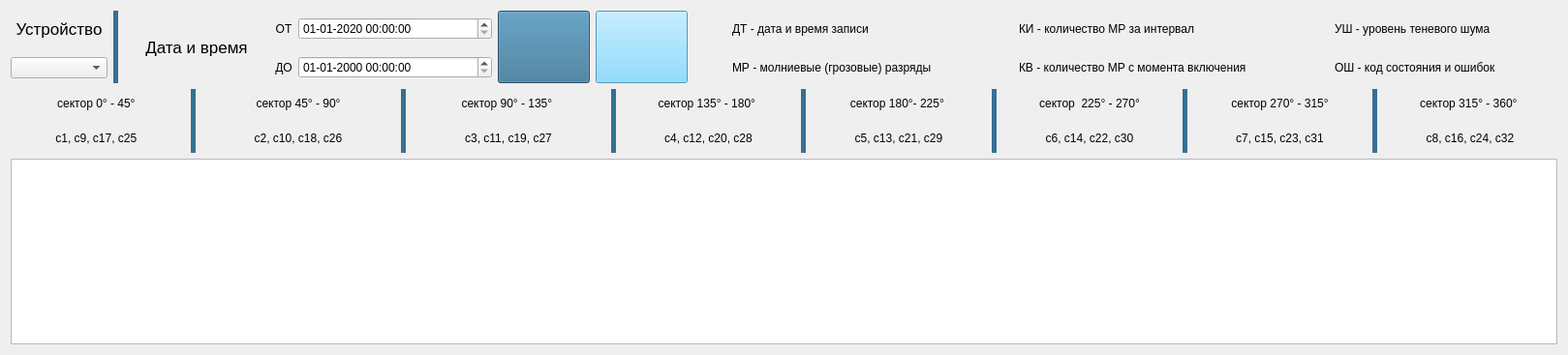
        <widget class="QWidget" name="tab_3">
         <attribute name="icon">
          <iconset resource="res.qrc">
           <normaloff>:/new/image/images/pressure.png</normaloff>:/new/image/images/pressure.png</iconset>
         </attribute>
         <attribute name="title">
          <string>МЕТЕОРОЛОГИЧЕСКИЕ ДАННЫЕ</string>
         </attribute>
         <layout class="QVBoxLayout" name="verticalLayout_4">
          <item>
           <layout class="QGridLayout" name="gridLayout_5">
            <item row="0" column="9" colspan="3">
             <widget class="QLabel" name="label_18">
              <property name="minimumSize">
               <size>
                <width>200</width>
                <height>0</height>
               </size>
              </property>
              <property name="text">
               <string>КИ - количество МР за интервал</string>
              </property>
             </widget>
            </item>
            <item row="0" column="8">
             <widget class="QLabel" name="label_10">
              <property name="minimumSize">
               <size>
                <width>200</width>
                <height>0</height>
               </size>
              </property>
              <property name="text">
               <string>ДТ - дата и время записи</string>
              </property>
             </widget>
            </item>
            <item row="1" column="8">
             <widget class="QLabel" name="label_20">
              <property name="minimumSize">
               <size>
                <width>290</width>
                <height>0</height>
               </size>
              </property>
              <property name="text">
               <string>МР - молниевые (грозовые) разряды</string>
              </property>
             </widget>
            </item>
            <item row="0" column="5" rowspan="2">
             <widget class="QPushButton" name="pB_meteo">
              <property name="minimumSize">
               <size>
                <width>95</width>
                <height>75</height>
               </size>
              </property>
              <property name="styleSheet">
               <string notr="true">background-color: rgb(54, 112, 148);
border-width: 2px;
border-color: beige;</string>
              </property>
              <property name="text">
               <string/>
              </property>
              <property name="icon">
               <iconset resource="res.qrc">
                <normaloff>:/new/image/images/databasesearch_basededato_12920.png</normaloff>:/new/image/images/databasesearch_basededato_12920.png</iconset>
              </property>
              <property name="iconSize">
               <size>
                <width>47</width>
                <height>47</height>
               </size>
              </property>
             </widget>
            </item>
            <item row="0" column="0">
             <widget class="QLabel" name="label_2">
              <property name="font">
               <font>
                <pointsize>13</pointsize>
               </font>
              </property>
              <property name="text">
               <string>Устройство</string>
              </property>
              <property name="alignment">
               <set>Qt::AlignCenter</set>
              </property>
             </widget>
            </item>
            <item row="1" column="0">
             <widget class="QComboBox" name="comboBox_meteo">
              <property name="minimumSize">
               <size>
                <width>100</width>
                <height>0</height>
               </size>
              </property>
             </widget>
            </item>
            <item row="0" column="4">
             <widget class="QDateTimeEdit" name="dateTimeEdit_OT_meteo">
              <property name="minimumSize">
               <size>
                <width>200</width>
                <height>0</height>
               </size>
              </property>
              <property name="dateTime">
               <datetime>
                <hour>0</hour>
                <minute>0</minute>
                <second>0</second>
                <year>2020</year>
                <month>1</month>
                <day>1</day>
               </datetime>
              </property>
              <property name="displayFormat">
               <string>dd-MM-yyyy hh:mm:ss</string>
              </property>
             </widget>
            </item>
            <item row="1" column="4">
             <widget class="QDateTimeEdit" name="dateTimeEdit_DO_meteo">
              <property name="minimumSize">
               <size>
                <width>200</width>
                <height>0</height>
               </size>
              </property>
              <property name="displayFormat">
               <string>dd-MM-yyyy hh:mm:ss</string>
              </property>
             </widget>
            </item>
            <item row="0" column="3">
             <widget class="QLabel" name="lb_OT">
              <property name="text">
               <string>ОТ</string>
              </property>
              <property name="alignment">
               <set>Qt::AlignCenter</set>
              </property>
             </widget>
            </item>
            <item row="1" column="3">
             <widget class="QLabel" name="lb_DO">
              <property name="text">
               <string>ДО</string>
              </property>
              <property name="alignment">
               <set>Qt::AlignCenter</set>
              </property>
             </widget>
            </item>
            <item row="0" column="2" rowspan="2">
             <widget class="QLabel" name="label">
              <property name="minimumSize">
               <size>
                <width>150</width>
                <height>0</height>
               </size>
              </property>
              <property name="font">
               <font>
                <pointsize>13</pointsize>
               </font>
              </property>
              <property name="text">
               <string>Дата и время</string>
              </property>
              <property name="alignment">
               <set>Qt::AlignCenter</set>
              </property>
             </widget>
            </item>
            <item row="0" column="1" rowspan="2">
             <widget class="QLabel" name="label_9">
              <property name="minimumSize">
               <size>
                <width>5</width>
                <height>5</height>
               </size>
              </property>
              <property name="maximumSize">
               <size>
                <width>5</width>
                <height>16777215</height>
               </size>
              </property>
              <property name="styleSheet">
               <string notr="true">background-color: rgb(54, 112, 148);
border-width: 2px;
border-color: beige;</string>
              </property>
              <property name="text">
               <string/>
              </property>
             </widget>
            </item>
            <item row="0" column="12">
             <widget class="QLabel" name="label_21">
              <property name="text">
               <string>УШ - уровень теневого шума</string>
              </property>
             </widget>
            </item>
            <item row="1" column="12">
             <widget class="QLabel" name="label_22">
              <property name="minimumSize">
               <size>
                <width>230</width>
                <height>0</height>
               </size>
              </property>
              <property name="text">
               <string>ОШ - код состояния и ошибок</string>
              </property>
             </widget>
            </item>
            <item row="1" column="9" colspan="3">
             <widget class="QLabel" name="label_19">
              <property name="minimumSize">
               <size>
                <width>320</width>
                <height>0</height>
               </size>
              </property>
              <property name="text">
               <string>КВ - количество МР с момента включения</string>
              </property>
             </widget>
            </item>
            <item row="0" column="7" rowspan="2">
             <spacer name="horizontalSpacer_3">
              <property name="orientation">
               <enum>Qt::Horizontal</enum>
              </property>
              <property name="sizeHint" stdset="0">
               <size>
                <width>40</width>
                <height>20</height>
               </size>
              </property>
             </spacer>
            </item>
            <item row="0" column="6" rowspan="2">
             <widget class="QPushButton" name="otchetButton_meteo">
              <property name="minimumSize">
               <size>
                <width>95</width>
                <height>75</height>
               </size>
              </property>
              <property name="styleSheet">
               <string notr="true">background-color: rgb(113, 210, 255);
border-width: 2px;
border-color: beige;</string>
              </property>
              <property name="text">
               <string/>
              </property>
              <property name="icon">
               <iconset resource="res.qrc">
                <normaloff>:/new/image/images/icons8-экспорт-в-csv-48.png</normaloff>:/new/image/images/icons8-экспорт-в-csv-48.png</iconset>
              </property>
              <property name="iconSize">
               <size>
                <width>47</width>
                <height>47</height>
               </size>
              </property>
             </widget>
            </item>
           </layout>
          </item>
          <item>
           <layout class="QGridLayout" name="gridLayout_7">
            <item row="1" column="4">
             <widget class="QLabel" name="label_15">
              <property name="minimumSize">
               <size>
                <width>200</width>
                <height>0</height>
               </size>
              </property>
              <property name="text">
               <string>с3, с11, с19, с27</string>
              </property>
              <property name="alignment">
               <set>Qt::AlignCenter</set>
              </property>
             </widget>
            </item>
            <item row="1" column="0">
             <widget class="QLabel" name="label_13">
              <property name="minimumSize">
               <size>
                <width>0</width>
                <height>30</height>
               </size>
              </property>
              <property name="text">
               <string>с1, с9, с17, с25 </string>
              </property>
              <property name="alignment">
               <set>Qt::AlignCenter</set>
              </property>
             </widget>
            </item>
            <item row="1" column="8">
             <widget class="QLabel" name="label_17">
              <property name="text">
               <string>с5, с13, с21, с29</string>
              </property>
              <property name="alignment">
               <set>Qt::AlignCenter</set>
              </property>
             </widget>
            </item>
            <item row="0" column="3" rowspan="2">
             <widget class="QLabel" name="label_35">
              <property name="minimumSize">
               <size>
                <width>5</width>
                <height>0</height>
               </size>
              </property>
              <property name="maximumSize">
               <size>
                <width>5</width>
                <height>16777215</height>
               </size>
              </property>
              <property name="styleSheet">
               <string notr="true">background-color: rgb(54, 112, 148);
border-width: 2px;
border-color: beige;</string>
              </property>
              <property name="text">
               <string/>
              </property>
             </widget>
            </item>
            <item row="0" column="0">
             <widget class="QLabel" name="label_27">
              <property name="minimumSize">
               <size>
                <width>0</width>
                <height>30</height>
               </size>
              </property>
              <property name="text">
               <string>сектор 0° - 45° </string>
              </property>
              <property name="alignment">
               <set>Qt::AlignCenter</set>
              </property>
             </widget>
            </item>
            <item row="0" column="8">
             <widget class="QLabel" name="label_31">
              <property name="text">
               <string>сектор 180°- 225° </string>
              </property>
              <property name="alignment">
               <set>Qt::AlignCenter</set>
              </property>
             </widget>
            </item>
            <item row="0" column="2">
             <widget class="QLabel" name="label_28">
              <property name="text">
               <string>сектор 45° - 90°</string>
              </property>
              <property name="alignment">
               <set>Qt::AlignCenter</set>
              </property>
             </widget>
            </item>
            <item row="1" column="6">
             <widget class="QLabel" name="label_16">
              <property name="text">
               <string>с4, с12, с20, с28</string>
              </property>
              <property name="alignment">
               <set>Qt::AlignCenter</set>
              </property>
             </widget>
            </item>
            <item row="1" column="10">
             <widget class="QLabel" name="label_23">
              <property name="text">
               <string>с6, с14, с22, с30</string>
              </property>
              <property name="alignment">
               <set>Qt::AlignCenter</set>
              </property>
             </widget>
            </item>
            <item row="0" column="4">
             <widget class="QLabel" name="label_29">
              <property name="text">
               <string>сектор 90° - 135° </string>
              </property>
              <property name="alignment">
               <set>Qt::AlignCenter</set>
              </property>
             </widget>
            </item>
            <item row="0" column="14">
             <widget class="QLabel" name="label_34">
              <property name="text">
               <string>сектор 315° - 360° </string>
              </property>
              <property name="alignment">
               <set>Qt::AlignCenter</set>
              </property>
             </widget>
            </item>
            <item row="1" column="2">
             <widget class="QLabel" name="label_14">
              <property name="minimumSize">
               <size>
                <width>200</width>
                <height>0</height>
               </size>
              </property>
              <property name="text">
               <string>с2, с10, с18, с26</string>
              </property>
              <property name="alignment">
               <set>Qt::AlignCenter</set>
              </property>
             </widget>
            </item>
            <item row="0" column="1" rowspan="2">
             <widget class="QLabel" name="label_26">
              <property name="minimumSize">
               <size>
                <width>5</width>
                <height>0</height>
               </size>
              </property>
              <property name="maximumSize">
               <size>
                <width>5</width>
                <height>16777215</height>
               </size>
              </property>
              <property name="styleSheet">
               <string notr="true">background-color: rgb(54, 112, 148);
border-width: 2px;
border-color: beige;</string>
              </property>
              <property name="text">
               <string/>
              </property>
             </widget>
            </item>
            <item row="1" column="14">
             <widget class="QLabel" name="label_25">
              <property name="text">
               <string>с8, с16, с24, с32</string>
              </property>
              <property name="alignment">
               <set>Qt::AlignCenter</set>
              </property>
             </widget>
            </item>
            <item row="1" column="12">
             <widget class="QLabel" name="label_24">
              <property name="text">
               <string>с7, с15, с23, с31</string>
              </property>
              <property name="alignment">
               <set>Qt::AlignCenter</set>
              </property>
             </widget>
            </item>
            <item row="0" column="7" rowspan="2">
             <widget class="QLabel" name="label_37">
              <property name="minimumSize">
               <size>
                <width>5</width>
                <height>0</height>
               </size>
              </property>
              <property name="maximumSize">
               <size>
                <width>5</width>
                <height>16777215</height>
               </size>
              </property>
              <property name="styleSheet">
               <string notr="true">background-color: rgb(54, 112, 148);
border-width: 2px;
border-color: beige;</string>
              </property>
              <property name="text">
               <string/>
              </property>
             </widget>
            </item>
            <item row="0" column="10">
             <widget class="QLabel" name="label_32">
              <property name="text">
               <string>сектор  225° - 270°</string>
              </property>
              <property name="alignment">
               <set>Qt::AlignCenter</set>
              </property>
             </widget>
            </item>
            <item row="0" column="6">
             <widget class="QLabel" name="label_30">
              <property name="text">
               <string>сектор 135° - 180° </string>
              </property>
              <property name="alignment">
               <set>Qt::AlignCenter</set>
              </property>
             </widget>
            </item>
            <item row="0" column="12">
             <widget class="QLabel" name="label_33">
              <property name="text">
               <string>сектор 270° - 315°</string>
              </property>
              <property name="alignment">
               <set>Qt::AlignCenter</set>
              </property>
             </widget>
            </item>
            <item row="0" column="5" rowspan="2">
             <widget class="QLabel" name="label_36">
              <property name="minimumSize">
               <size>
                <width>5</width>
                <height>0</height>
               </size>
              </property>
              <property name="maximumSize">
               <size>
                <width>5</width>
                <height>16777215</height>
               </size>
              </property>
              <property name="styleSheet">
               <string notr="true">background-color: rgb(54, 112, 148);
border-width: 2px;
border-color: beige;</string>
              </property>
              <property name="text">
               <string/>
              </property>
             </widget>
            </item>
            <item row="0" column="9" rowspan="2">
             <widget class="QLabel" name="label_38">
              <property name="minimumSize">
               <size>
                <width>5</width>
                <height>0</height>
               </size>
              </property>
              <property name="maximumSize">
               <size>
                <width>5</width>
                <height>16777215</height>
               </size>
              </property>
              <property name="styleSheet">
               <string notr="true">background-color: rgb(54, 112, 148);
border-width: 2px;
border-color: beige;</string>
              </property>
              <property name="text">
               <string/>
              </property>
             </widget>
            </item>
            <item row="0" column="11" rowspan="2">
             <widget class="QLabel" name="label_39">
              <property name="minimumSize">
               <size>
                <width>5</width>
                <height>0</height>
               </size>
              </property>
              <property name="maximumSize">
               <size>
                <width>5</width>
                <height>16777215</height>
               </size>
              </property>
              <property name="styleSheet">
               <string notr="true">background-color: rgb(54, 112, 148);
border-width: 2px;
border-color: beige;</string>
              </property>
              <property name="text">
               <string/>
              </property>
             </widget>
            </item>
            <item row="0" column="13" rowspan="2">
             <widget class="QLabel" name="label_40">
              <property name="minimumSize">
               <size>
                <width>5</width>
                <height>0</height>
               </size>
              </property>
              <property name="maximumSize">
               <size>
                <width>5</width>
                <height>16777215</height>
               </size>
              </property>
              <property name="styleSheet">
               <string notr="true">background-color: rgb(54, 112, 148);
border-width: 2px;
border-color: beige;</string>
              </property>
              <property name="text">
               <string/>
              </property>
             </widget>
            </item>
           </layout>
          </item>
          <item>
           <widget class="QTableView" name="tableView_meteo">
            <attribute name="horizontalHeaderDefaultSectionSize">
             <number>40</number>
            </attribute>
            <attribute name="horizontalHeaderMinimumSectionSize">
             <number>20</number>
            </attribute>
           </widget>
          </item>
         </layout>
        </widget>
